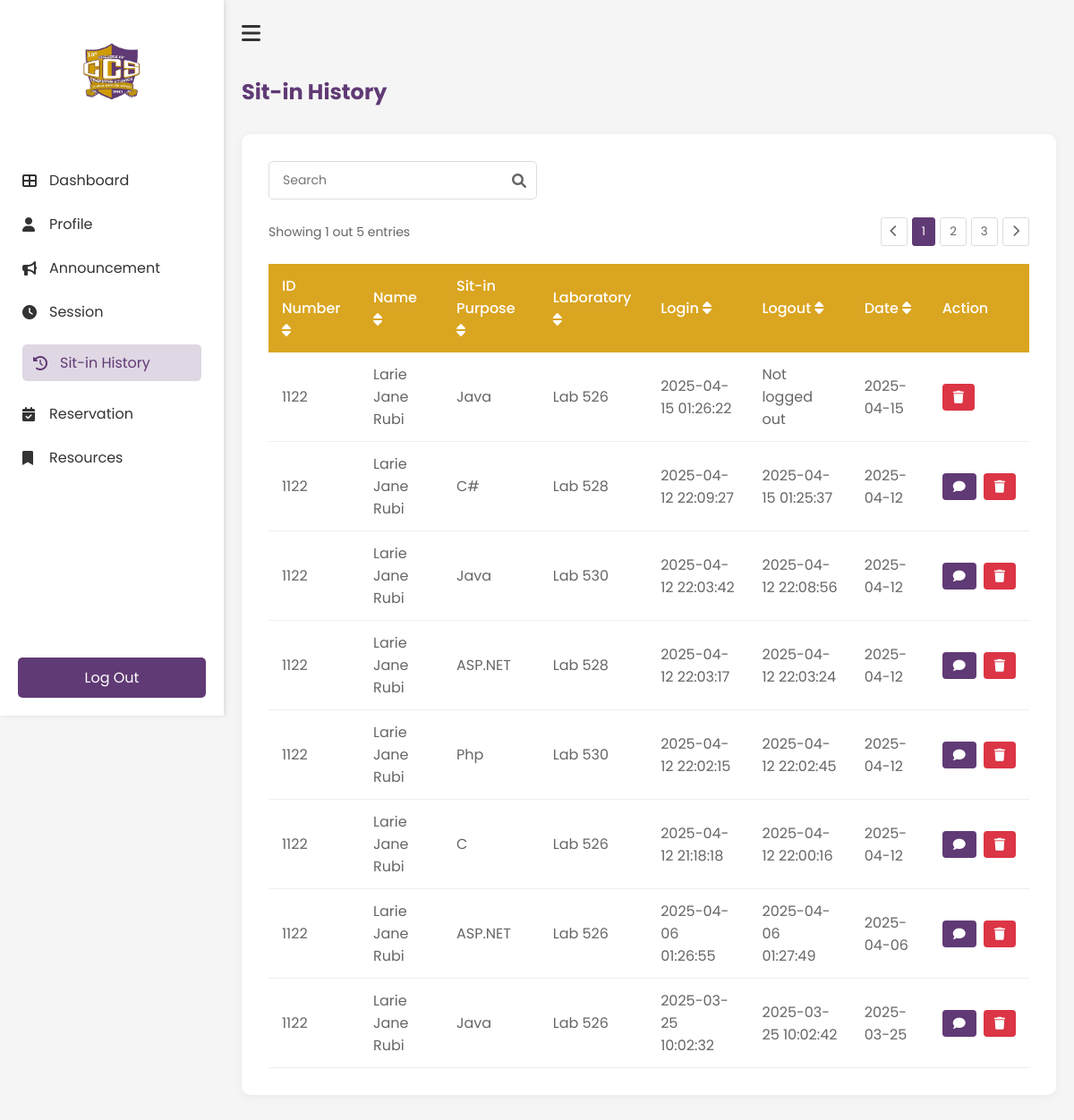
The app's page /History (signed in), older data.
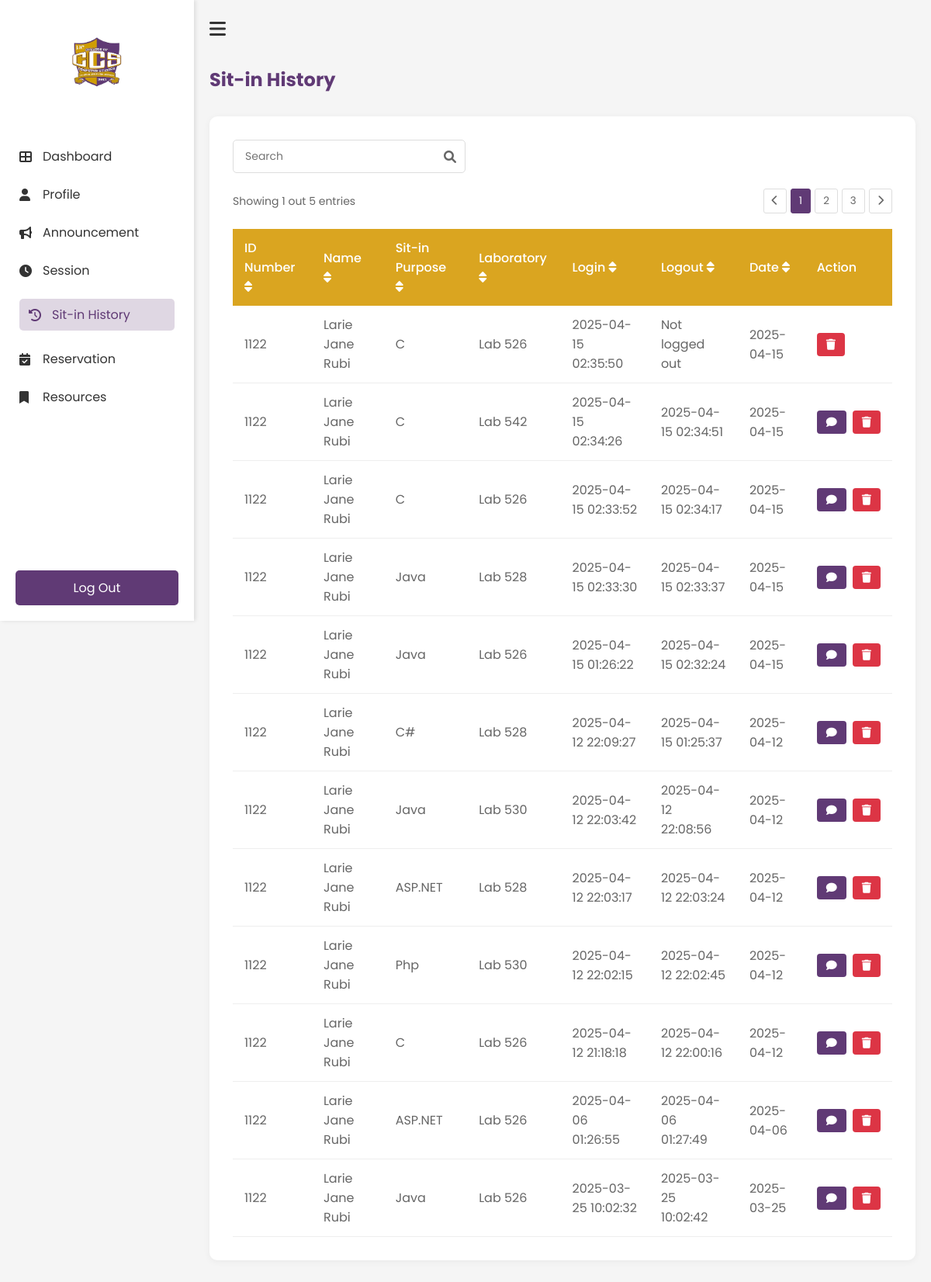
The same page, newer data.
### tables this page shows
CREATE TABLE reservations (
                id INTEGER PRIMARY KEY AUTOINCREMENT,
                idno TEXT NOT NULL,
                purpose TEXT NOT NULL,
                lab TEXT NOT NULL,
                time_in DATETIME NOT NULL,
                status TEXT DEFAULT 'Pending', time_out DATETIME, requested_time DATETIME,
                FOREIGN KEY (idno) REFERENCES users(IDNO)
            );

### app.py (the view)
@app.route('/History')
def History():
    if 'username' not in session:
        return redirect(url_for('login'))
    history = get_user_history(session['student_id'])
    return render_template('student/history.html', history=history)

### templates/student/history.html (shortened to what this page needs)
<!DOCTYPE html>
<html lang="en">
    <head>
        <link rel="stylesheet" href="{{ url_for('static', filename='student/history.css') }}">
        <link rel="stylesheet" href="https://cdnjs.cloudflare.com/ajax/libs/font-awesome/6.0.0-beta3/css/all.min.css">
    </head>
    <body>
        <div class="history-container">
            <nav class="sidebar" id="sidebar">
                <div class="logo-container">
                    <img src="{{ url_for('static', filename='images/ccs.png') }}" alt="ccs logo" class="logo">
                </div>
                <ul class="nav-links">
                    <li><a href="{{ url_for('Dashboard') }}"><i class="fas fa-th-large"></i>Dashboard</a></li>
                    <li><a href="{{ url_for('Profile') }}"><i class="fas fa-user"></i>Profile</a></li>
                    <li><a href="{{ url_for('Announcement') }}"><i class="fas fa-bullhorn"></i>Announcement</a></li>
                    <li><a href="{{ url_for('Session') }}"><i class="fas fa-clock"></i>Session</a></li>
                    <li><a href="{{ url_for('History') }}" class="active"><i class="fas fa-history"></i>Sit-in History</a></li>
                    <li><a href="{{ url_for('Reservation') }}"><i class="fas fa-calendar-check"></i>Reservation</a></li>
                    <li><a href="{{ url_for('Resources') }}"><i class="fas fa-bookmark"></i>Resources</a></li>
                </ul>
                <div class="logout-section">
                    <a href="{{ url_for('logout') }}" class="logout-btn"></i>Log Out</a>
                </div>
            </nav>
            <main class="main-content">
                <div class="top-bar">
                    <button id="sidebar-toggle" class="hamburger-btn"><i class="fas fa-bars"></i></button>
                </div>
                <h1 class="header">Sit-in History</h1>
                <div class="history-card">
                    <div class="search-container">
                        <input type="text" id="searchInput" placeholder="Search" class="search-input">
                        <i class="fas fa-search search-icon"></i>
                    </div>
                    <div class="table-container">
                        <div class="pagination-top">
                            <span>Showing 1 out 5 entries</span>
                            <div class="pagination-controls">
                                <button class="page-btn"><i class="fas fa-chevron-left"></i></button>
                                <button class="page-btn active">1</button>
                                <button class="page-btn">2</button>
                                <button class="page-btn">3</button>
                                <button class="page-btn"><i class="fas fa-chevron-right"></i></button>
                            </div>
                        </div>
                <table class="history-table" id="historyTable">
                    <thead>
                        <tr>
                            <th onclick="sortTable(0)">ID Number <i class="fas fa-sort"></i></th>
                            <th onclick="sortTable(1)">Name <i class="fas fa-sort"></i></th>
                            <th onclick="sortTable(2)">Sit-in Purpose <i class="fas fa-sort"></i></th>
                            <th onclick="sortTable(3)">Laboratory <i class="fas fa-sort"></i></th>
                            <th onclick="sortTable(4)">Login <i class="fas fa-sort"></i></th>
                            <th onclick="sortTable(5)">Logout <i class="fas fa-sort"></i></th>
                            <th onclick="sortTable(6)">Date <i class="fas fa-sort"></i></th>
                            <th>Action</th>
                        </tr>
                    </thead>
                    <tbody>
                            {% for record in history %}
                            <tr data-id="{{ record.id }}">
                                <td>{{ record.idno }}</td>
                                <td>{{ record.name }}</td>
                                <td>{{ record.purpose }}</td>
                                <td>{{ record.laboratory }}</td>
                                <td>{{ record.login }}</td>
                                <td>{{ record.logout }}</td>
                                <td>{{ record.date }}</td>
                                <td>
                                    <div class="action-buttons">
                                        {% if record.status == 'Completed' %}
                                            <button class="feedback-btn" onclick="openFeedbackModal('{{ record.id }}')">
                                                <i class="fas fa-comment"></i>
                                            </button>
                                        {% endif %}
                                        <button class="delete-btn" onclick="deleteRecord('{{ record.id }}')">
                                            <i class="fas fa-trash"></i>
                                        </button>
                                    </div>
                                </td>
                            </tr>
                            {% endfor %}
                        </tbody>
                </table>
            </div>
        </div>
    </main>
    </body>
</html>

### static/student/history.css (style rules this page uses)
* { margin: 0; padding: 0; box-sizing: border-box; font-family: 'Poppins', sans-serif; }
body { background-color: #f5f5f5; }
.history-container { display: flex; min-height: 100vh; }
.history-card { background: white; border-radius: 10px; padding: 30px; box-shadow: 0 2px 10px rgba(0, 0, 0, 0.05); margin: 20px 0; }
.search-container { position: relative; margin-bottom: 20px; max-width: 300px; }
.search-input { width: 100%; padding: 10px 35px 10px 15px; border: 1px solid #ddd; border-radius: 5px; font-size: 14px; }
.search-icon { position: absolute; right: 12px; top: 50%; transform: translateY(-50%); color: #666; }
.table-container { overflow-x: auto; }
.pagination-top { display: flex; justify-content: space-between; align-items: center; margin-bottom: 20px; color: #666; font-size: 14px; }
.pagination-controls { display: flex; gap: 5px; }
.page-btn { padding: 5px 10px; border: 1px solid #ddd; background: white; border-radius: 3px; cursor: pointer; color: #666; }
.page-btn.active { background-color: #603A75; color: white; border-color: #603A75; }
.history-table { width: 100%; border-collapse: collapse; margin-top: 10px; }
.history-table th { background-color: #DAA520; color: white; text-align: left; padding: 12px 15px; font-weight: 500; }
.history-table td { padding: 12px 15px; border-bottom: 1px solid #eee; color: #666; }
.sidebar { width: 250px; height: 100vh; position: fixed; left: 0; top: 0; background-color: white; padding: 20px 0; transition: all 0.3s ease; box-shadow: 2px 0 5px rgba(0, 0, 0, 0.1); z-index: 1000; }
.main-content { margin-left: 250px; transition: all 0.3s ease; width: calc(100% - 250px); padding: 20px; }
.main-content { flex: 1; padding: 20px; transition: all 0.3s ease; }
.top-bar { display: flex; align-items: center; margin-bottom: 30px; }
.hamburger-btn { background: none; border: none; font-size: 24px; cursor: pointer; margin-right: 15px; color: #333; }
.logo-container { text-align: center; padding: 20px 0; }
.logo { width: 80px; height: auto; }
.nav-links { list-style: none; padding: 0; margin-top: 30px; }
.nav-links li { padding: 12px 25px; }
.nav-links li a { color: #333; text-decoration: none; display: flex; align-items: center; transition: 0.3s; }
.nav-links li a:hover, .nav-links li a.active { padding: 8px 12px; border-radius: 5px; color: #603A75; background-color: rgba(96, 58, 117, 0.2); }
.nav-links li a i { margin-right: 10px; width: 20px; }
.nav-links li a:hover, .nav-links li a.active { color: #603A75; }
.logout-section { position: absolute; bottom: 20px; width: 100%; padding: 0 20px; }
.logout-btn { display: block; width: 100%; padding: 10px; background-color: #603A75; color: white; text-align: center; text-decoration: none; border-radius: 5px; transition: 0.3s; }
.main-content h1 { color: #603A75; margin-bottom: 30px; font-size: 24px; }
.feedback-btn { background-color: #603A75; color: white; border: none; padding: 8px 12px; border-radius: 4px; cursor: pointer; font-family: 'Poppins', sans-serif; display: flex; align-items: center; gap: 5px; }
.feedback-btn i { font-size: 14px; }
.action-buttons { display: flex; gap: 8px; }
.delete-btn { background-color: #dc3545; color: white; border: none; padding: 8px 12px; border-radius: 4px; cursor: pointer; font-family: 'Poppins', sans-serif; display: flex; align-items: center; }
.delete-btn i { font-size: 14px; }

Row changes from the older to the newer data that the page shows:
added reservations: idno "1122", name "Larie Jane Rubi", purpose "C", laboratory "Lab 526", login "2025-04-15 02:35:50", logout "Not logged out", date "2025-04-15"
added reservations: idno "1122", name "Larie Jane Rubi", purpose "C", laboratory "Lab 542", login "2025-04-15 02:34:26", logout "2025-04-15 02:34:51", date "2025-04-15"
added reservations: idno "1122", name "Larie Jane Rubi", purpose "C", laboratory "Lab 526", login "2025-04-15 02:33:52", logout "2025-04-15 02:34:17", date "2025-04-15"
added reservations: idno "1122", name "Larie Jane Rubi", purpose "Java", laboratory "Lab 528", login "2025-04-15 02:33:30", logout "2025-04-15 02:33:37", date "2025-04-15"
changed reservations (number 5 of 12 on the later page): logout "Not logged out" → "2025-04-15 02:32:24"; status "Active" → "Completed" (drawn)
